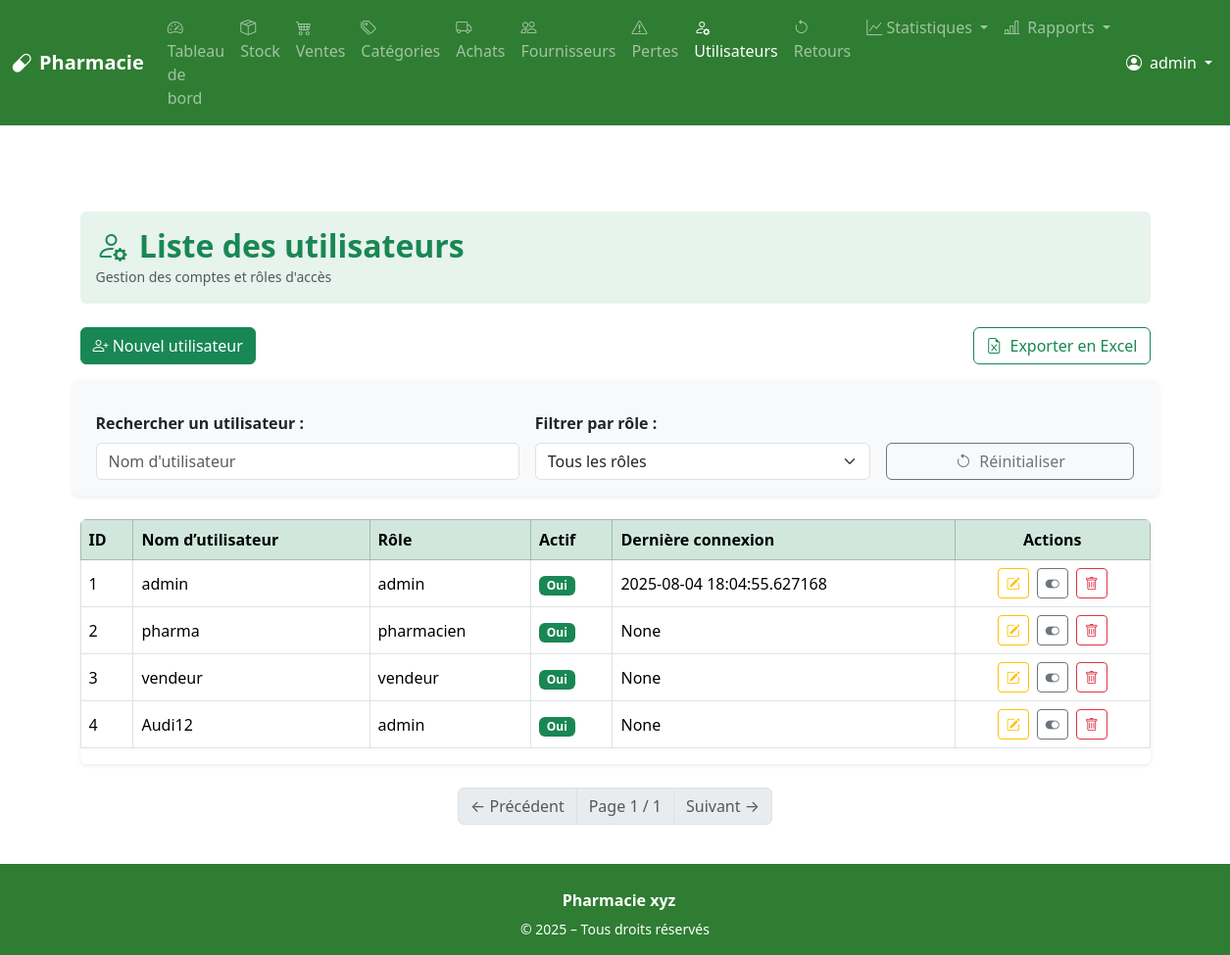
/admin/admin/users (signed in), run on an earlier commit of the app's database.
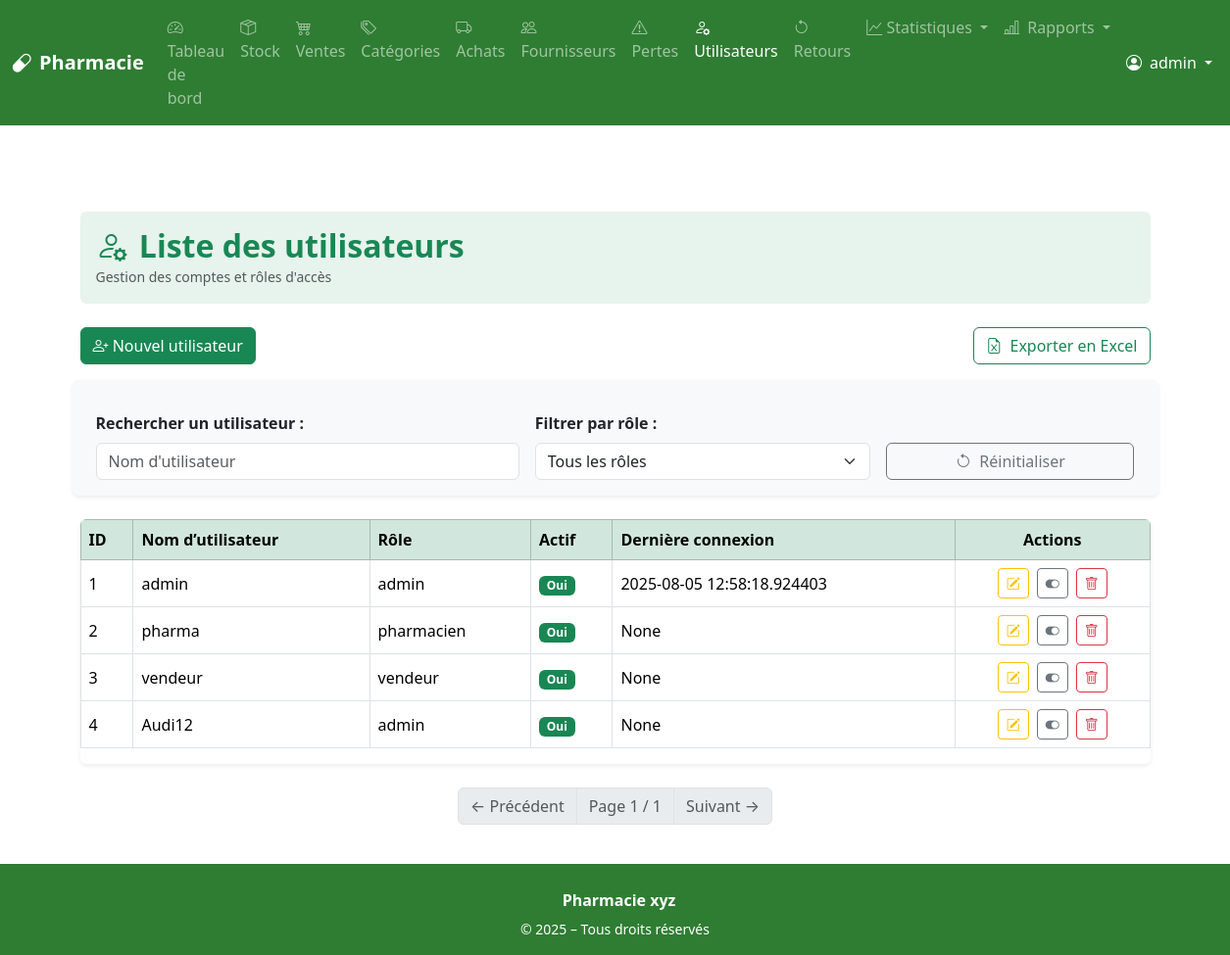
And on a later commit of the database.
### app/models.py (models this page shows, shortened)
class User(UserMixin, db.Model):
    id = db.Column(db.Integer, primary_key=True)
    username = db.Column(db.String(80), unique=True, nullable=False)
    password = db.Column(db.String(200), nullable=False)
    role = db.Column(db.String(20), nullable=False)  # admin, pharmacien, vendeur...
    is_active = db.Column(db.Boolean, default=True)
    last_login = db.Column(db.DateTime, nullable=True)
    sales = db.relationship('Sale', back_populates='user')

### app/routes/admin.py (the view)
@bp.route('/admin/users')
@login_required
@role_required('admin')
def list_users():
    search = request.args.get('search', '')
    role_filter = request.args.get('role', '')
    page = request.args.get('page', 1, type=int)
    per_page = 10  # Nombre de catégories par page
    query = User.query
    if search:
        query = query.filter(User.username.ilike(f"%{search}%"))
    if role_filter:
        query = query.filter_by(role=role_filter)
    pagination = query.order_by(User.id).paginate(page=page, per_page=per_page)
    users = pagination.items
    delete_form = DeleteUserForm()
    return render_template('admin/user_list.html', users=users, pagination=pagination, search=search, role_filter=role_filter, delete_form=delete_form)

### app/forms.py
class DeleteUserForm(FlaskForm):
    pass

### app/routes/auth.py (called while the page is built)
@login_manager.user_loader
def load_user(user_id):
    return User.query.get(int(user_id))

### app/templates/admin/user_list.html (shortened to what the changed rows need)
{% extends "base.html" %}
{% block content %}
<div class="container mt-5">
    <div class="bg-success bg-opacity-10 p-3 rounded mb-4">
        <h2 class="text-success fw-bold mb-0"><i class="bi bi-person-gear me-1"></i> Liste des utilisateurs</h2>
    </div>
    <div class="table-responsive shadow-sm rounded">
        <table class="table table-bordered table-hover align-middle">
            <thead class="table-success">
                <tr>
                    <th>ID</th>
                    <th>Nom d’utilisateur</th>
                    <th>Rôle</th>
                    <th>Actif</th>
                    <th>Dernière connexion</th>
                    <th class="text-center">Actions</th>
                </tr>
            </thead>
            <tbody>
                {% for user in users %}
                <tr>
                    <td>{{ user.id }}</td>
                    <td>{{ user.username }}</td>
                    <td>{{ user.role }}</td>
                    <td>
                        {% if user.is_active %}
                            <span class="badge bg-success">Oui</span>
                        {% else %}
                            <span class="badge bg-danger">Non</span>
                        {% endif %}
                    </td>
                    <td>{{ user.last_login }}</td>
                    <td class="text-center">
                        <div class="d-flex justify-content-center gap-2 flex-wrap">
                            <a href="{{ url_for('admin.edit_user', user_id=user.id) }}"
                               class="btn btn-sm btn-outline-warning" title="Modifier">
                                <i class="bi bi-pencil-square"></i>
                            </a>
                            <button type="button" class="btn btn-sm btn-outline-secondary"
                                    data-bs-toggle="modal" data-bs-target="#toggleModal{{ user.id }}"
                                    title="{% if user.is_active %}Désactiver{% else %}Activer{% endif %}">
                                <i class="bi bi-toggle-{{ 'on' if user.is_active else 'off' }}"></i>
                            </button>
                            <button type="button" class="btn btn-sm btn-outline-danger"
                                    data-bs-toggle="modal" data-bs-target="#deleteModal{{ user.id }}"
                                    title="Supprimer">
                                <i class="bi bi-trash"></i>
                            </button>
                        </div>
                    </td>
                </tr>
                {% else %}
                <tr>
                    <td colspan="5" class="text-center text-muted py-3">Aucun utilisateur trouvé.</td>
                </tr>
                {% endfor %}
            </tbody>
        </table>
    </div>
</div>
{% endblock %}

### app/templates/base.html (shortened to what the changed rows need)
<!DOCTYPE html>
<html lang="fr">
<head>
    <link href="https://cdn.jsdelivr.net/npm/bootstrap@5.3.3/dist/css/bootstrap.min.css" rel="stylesheet" />
    <link href="https://cdn.jsdelivr.net/npm/bootstrap-icons@1.11.1/font/bootstrap-icons.css" rel="stylesheet">
</head>
<body>
<nav class="navbar navbar-expand-lg navbar-dark" style="background-color: #2e7d32;">
  <div class="container-fluid">
    <div class="collapse navbar-collapse" id="navMenu">
      {% if current_user.is_authenticated %}
      <ul class="navbar-nav me-auto mb-2 mb-lg-0">
        <li class="nav-item">
          <a class="nav-link {% if request.endpoint == 'dashboard.dashboard' %}active{% endif %}" href="{{ url_for('dashboard.dashboard') }}">
            <i class="bi bi-speedometer2 me-1"></i> Tableau de bord
          </a>
        </li>
        <li class="nav-item">
          <a class="nav-link {% if request.endpoint == 'drug.list_drugs' %}active{% endif %}" href="{{ url_for('drug.list_drugs') }}">
            <i class="bi bi-box-seam me-1"></i> Stock
          </a>
        </li>
        <li class="nav-item">
          <a class="nav-link {% if request.endpoint == 'sale.list_sales' %}active{% endif %}" href="{{ url_for('sale.list_sales') }}">
            <i class="bi bi-cart4 me-1"></i> Ventes
          </a>
        </li>
        {% if current_user.role in ['admin', 'pharmacien'] %}
        <li class="nav-item">
          <a class="nav-link {% if request.endpoint == 'category.list_categories' %}active{% endif %}" href="{{ url_for('category.list_categories') }}">
            <i class="bi bi-tags me-1"></i> Catégories
          </a>
        </li>
        <li class="nav-item">
          <a class="nav-link {% if request.endpoint == 'purchase.list_purchases' %}active{% endif %}" href="{{ url_for('purchase.list_purchases') }}">
            <i class="bi bi-truck me-1"></i> Achats
          </a>
        </li>
        <li class="nav-item">
          <a class="nav-link {% if request.endpoint == 'supplier.list_suppliers' %}active{% endif %}" href="{{ url_for('supplier.list_suppliers') }}">
            <i class="bi bi-people me-1"></i> Fournisseurs
          </a>
        </li>
        <li class="nav-item">
          <a class="nav-link {% if request.endpoint == 'drug.list_losses' %}active{% endif %}" href="{{ url_for('drug.list_losses') }}">
            <i class="bi bi-exclamation-triangle me-1"></i> Pertes
          </a>
        </li>
        {% endif %}
        {% if current_user.role == 'admin' %}
        <li class="nav-item">
          <a class="nav-link {% if request.endpoint == 'admin.list_users' %}active{% endif %}" href="{{ url_for('admin.list_users') }}">
            <i class="bi bi-person-gear me-1"></i> Utilisateurs
          </a>
        </li>
        <li class="nav-item">
          <a class="nav-link {% if request.endpoint == 'sale.list_returns' %}active{% endif %}" href="{{ url_for('sale.list_returns') }}">
            <i class="bi bi-arrow-counterclockwise me-1"></i> Retours
          </a>
        </li>
        <li class="nav-item dropdown">
          <a class="nav-link dropdown-toggle" href="#" id="statsDropdown" role="button" data-bs-toggle="dropdown">
            <i class="bi bi-graph-up"></i> Statistiques
          </a>
        </li>
        <li class="nav-item dropdown">
            <a class="nav-link dropdown-toggle" href="#" id="rapportDropdown" role="button" data-bs-toggle="dropdown" aria-expanded="false">
                <i class="bi bi-bar-chart-line me-1"></i> Rapports
            </a>
        </li>
        {% endif %}
      </ul>
      <ul class="navbar-nav ms-auto align-items-center">
        <li class="nav-item dropdown">
          <a class="nav-link dropdown-toggle text-white" href="#" id="userDropdown" role="button" data-bs-toggle="dropdown" aria-expanded="false">
            <i class="bi bi-person-circle me-1"></i> {{ current_user.username }}
          </a>
        </li>
      </ul>
      {% endif %}
    </div>
  </div>
</nav>
<main class="flex-grow-1 py-4">
    <div class="container mt-4">
        {% block content %}{% endblock %}
    </div>
</main>
</body>
</html>

What changed in the data, as far as the page shows it:
changed User id 1: last_login "2025-08-04 18:04:55.627168" → "2025-08-05 12:58:18.924403"
